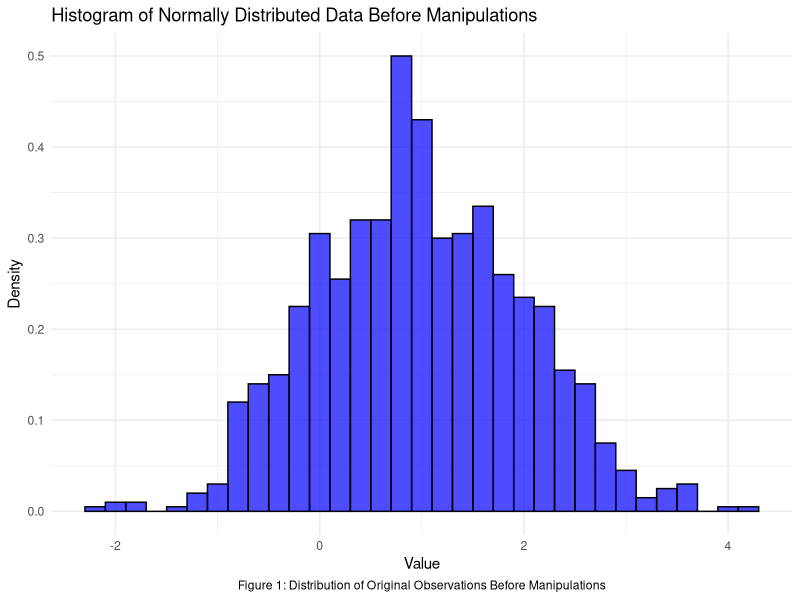
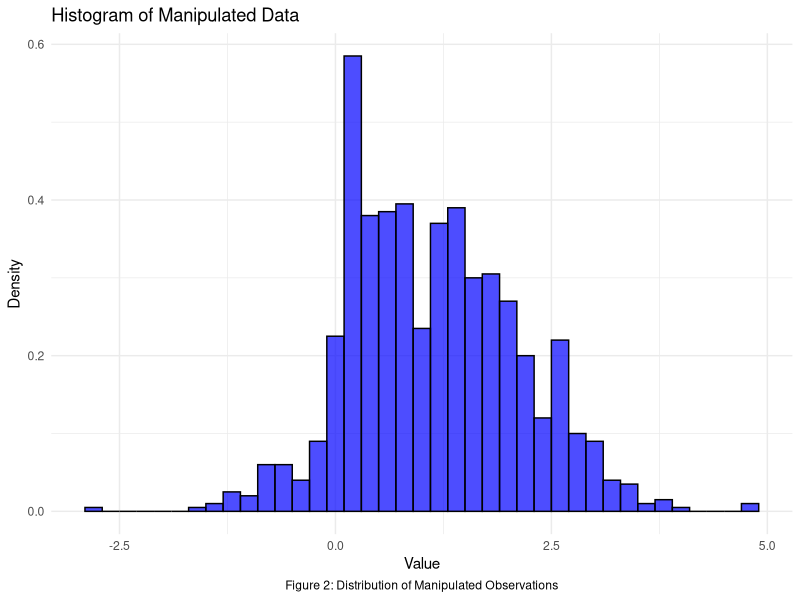

Write R code to recreate these figures, in order.
## ---- chunk 1
#| echo: false
#| warning: false
set.seed(12783678) 
obs <- rnorm(n = 1000, mean = 1, sd = 1)
obs[901:1000] <- obs[1:100]
negative_indices <- which(obs < 0)
flip <- sample(negative_indices, length(negative_indices) / 2)
obs[flip] <- -obs[flip]
decadj_indices <- which(obs >= 1 & obs < 1.1)
obs[decadj_indices] <- obs[decadj_indices] / 10
cleaned_mean <- mean(obs)
cleaned_mean
## ---- chunk 2
#| echo: false
#| warning: false
install.packages("tidyverse")
library(ggplot2)
set.seed(0)
data <- rnorm(1000, mean = 1, sd = 1)
df <- data.frame(value = data)
ggplot(df, aes(x=value)) +
  geom_histogram(aes(y=..density..), binwidth = 0.2, fill="blue", color="black", alpha=0.7) +
  labs(title="Histogram of Normally Distributed Data Before Manipulations",
       x="Value",
       y="Density",
       caption="Figure 1: Distribution of Original Observations Before Manipulations") +
  theme_minimal() +
  theme(plot.caption = element_text(hjust = 0.5)) 
## ---- chunk 3
#| echo: false
#| warning: false
library(ggplot2)
set.seed(12783678)
data <- rnorm(1000, mean = 1, sd = 1)
data[901:1000] <- data[1:100]
negative_indices <- which(data < 0)
flip_indices <- sample(negative_indices, length(negative_indices) / 2)
data[flip_indices] <- -data[flip_indices]
decadj_indices <- which(data >= 1 & data < 1.1)
data[decadj_indices] <- data[decadj_indices] / 10
df_manipulated <- data.frame(value = data)
ggplot(df_manipulated, aes(x=value)) +
  geom_histogram(aes(y=..density..), binwidth = 0.2, fill="blue", color="black", alpha=0.7) +
  labs(title="Histogram of Manipulated Data",
       x="Value",
       y="Density",
       caption="Figure 2: Distribution of Manipulated Observations") +
  theme_minimal() +
  theme(plot.caption = element_text(hjust = 0.5))
